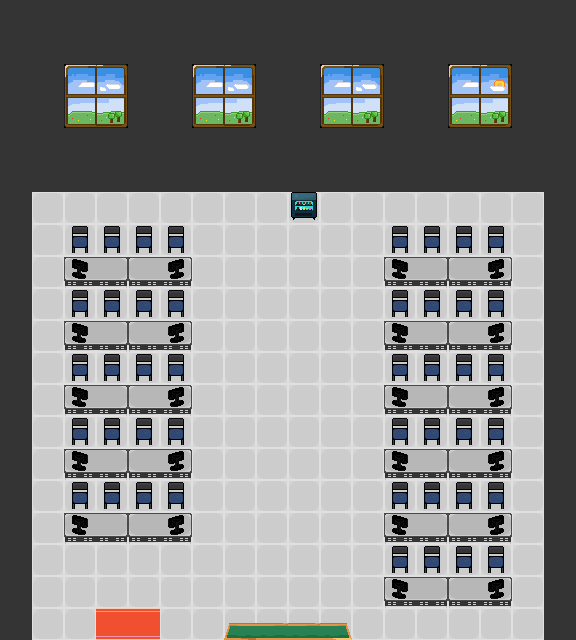

A 2D game scene composited from a Tiled map and its tileset images. What follows is a short description and the map's XML, with every tile layer's data as written:
An orthogonal 18x20 tile map with 32x32 px tiles, 3 tile layers (background, ground, metaData).

<map version="1.10" tiledversion="1.10.2" orientation="orthogonal" renderorder="right-down" width="18" height="20" tilewidth="32" tileheight="32" infinite="0" nextlayerid="5" nextobjectid="12">
 <editorsettings>
  <export format="json" />
 </editorsettings>
 <tileset firstgid="1" name="tile_map" tilewidth="32" tileheight="32" tilecount="30" columns="6">
  <image source="tile_map.png" width="192" height="160" />
 </tileset>
 <layer id="1" name="background" width="18" height="20">
  <data encoding="csv">
15,15,15,15,15,15,15,15,15,15,15,15,15,15,15,15,15,15,
15,15,15,15,15,15,15,15,15,15,15,15,15,15,15,15,15,15,
15,15,22,23,15,15,22,23,15,15,22,23,15,15,10,11,15,15,
15,15,28,29,15,15,28,29,15,15,28,29,15,15,16,17,15,15,
15,15,15,15,15,15,15,15,15,15,15,15,15,15,15,15,15,15,
15,15,15,15,15,15,15,15,15,15,15,15,15,15,15,15,15,15,
15,14,14,14,14,14,14,14,14,14,14,14,14,14,14,14,14,15,
15,14,14,14,14,14,14,14,14,14,14,14,14,14,14,14,14,15,
15,14,14,14,14,14,14,14,14,14,14,14,14,14,14,14,14,15,
15,14,14,14,14,14,14,14,14,14,14,14,14,14,14,14,14,15,
15,14,14,14,14,14,14,14,14,14,14,14,14,14,14,14,14,15,
15,14,14,14,14,14,14,14,14,14,14,14,14,14,14,14,14,15,
15,14,14,14,14,14,14,14,14,14,14,14,14,14,14,14,14,15,
15,14,14,14,14,14,14,14,14,14,14,14,14,14,14,14,14,15,
15,14,14,14,14,14,14,14,14,14,14,14,14,14,14,14,14,15,
15,14,14,14,14,14,14,14,14,14,14,14,14,14,14,14,14,15,
15,14,14,14,14,14,14,14,14,14,14,14,14,14,14,14,14,15,
15,14,14,14,14,14,14,14,14,14,14,14,14,14,14,14,14,15,
15,14,14,14,14,14,14,14,14,14,14,14,14,14,14,14,14,15,
15,14,14,14,14,14,14,14,14,14,14,14,14,14,14,14,14,15
</data>
 </layer>
 <layer id="2" name="ground" width="18" height="20">
  <properties>
   <property name="collides" type="bool" value="true" />
  </properties>
  <data encoding="csv">
0,0,0,0,0,0,0,0,0,0,0,0,0,0,0,0,0,0,
0,0,0,0,0,0,0,0,0,0,0,0,0,0,0,0,0,0,
0,0,0,0,0,0,0,0,0,0,0,0,0,0,0,0,0,0,
0,0,0,0,0,0,0,0,0,0,0,0,0,0,0,0,0,0,
0,0,0,0,0,0,0,0,0,0,0,0,0,0,0,0,0,0,
0,0,0,0,0,0,0,0,0,0,0,0,0,0,0,0,0,0,
0,0,0,0,0,0,0,0,0,4,0,0,0,0,0,0,0,0,
0,0,3,3,3,3,0,0,0,0,0,0,3,3,3,3,0,0,
0,0,7,8,1,2,0,0,0,0,0,0,7,8,1,2,0,0,
0,0,3,3,3,3,0,0,0,0,0,0,3,3,3,3,0,0,
0,0,7,8,1,2,0,0,0,0,0,0,7,8,1,2,0,0,
0,0,3,3,3,3,0,0,0,0,0,0,3,3,3,3,0,0,
0,0,7,8,1,2,0,0,0,0,0,0,7,8,1,2,0,0,
0,0,3,3,3,3,0,0,0,0,0,0,3,3,3,3,0,0,
0,0,7,8,1,2,0,0,0,0,0,0,7,8,1,2,0,0,
0,0,3,3,3,3,0,0,0,0,0,0,3,3,3,3,0,0,
0,0,7,8,1,2,0,0,0,0,0,0,7,8,1,2,0,0,
0,0,0,0,0,0,0,0,0,0,0,0,3,3,3,3,0,0,
0,0,0,0,0,0,0,0,0,0,0,0,7,8,1,2,0,0,
0,0,0,0,0,0,0,19,20,20,21,0,0,0,0,0,0,0
</data>
 </layer>
 <layer id="4" name="metaData" width="18" height="20">
  <data encoding="csv">
0,0,0,0,0,0,0,0,0,0,0,0,0,0,0,0,0,0,
0,0,0,0,0,0,0,0,0,0,0,0,0,0,0,0,0,0,
0,0,0,0,0,0,0,0,0,0,0,0,0,0,0,0,0,0,
0,0,0,0,0,0,0,0,0,0,0,0,0,0,0,0,0,0,
0,0,0,0,0,0,0,0,0,0,0,0,0,0,0,0,0,0,
0,0,0,0,0,0,0,0,0,0,0,0,0,0,0,0,0,0,
0,0,0,0,0,0,0,0,0,0,0,0,0,0,0,0,0,0,
0,0,0,0,0,0,0,0,0,0,0,0,0,0,0,0,0,0,
0,0,0,0,0,0,0,0,0,0,0,0,0,0,0,0,0,0,
0,0,0,0,0,0,0,0,0,0,0,0,0,0,0,0,0,0,
0,0,0,0,0,0,0,0,0,0,0,0,0,0,0,0,0,0,
0,0,0,0,0,0,0,0,0,0,0,0,0,0,0,0,0,0,
0,0,0,0,0,0,0,0,0,0,0,0,0,0,0,0,0,0,
0,0,0,0,0,0,0,0,0,0,0,0,0,0,0,0,0,0,
0,0,0,0,0,0,0,0,0,0,0,0,0,0,0,0,0,0,
0,0,0,0,0,0,0,0,0,0,0,0,0,0,0,0,0,0,
0,0,0,0,0,0,0,0,0,0,0,0,0,0,0,0,0,0,
0,0,0,0,0,0,0,0,0,0,0,0,0,0,0,0,0,0,
0,0,0,0,0,0,0,0,0,0,0,0,0,0,0,0,0,0,
0,0,0,13,13,0,0,0,0,0,0,0,0,0,0,0,0,0
</data>
 </layer>
</map>